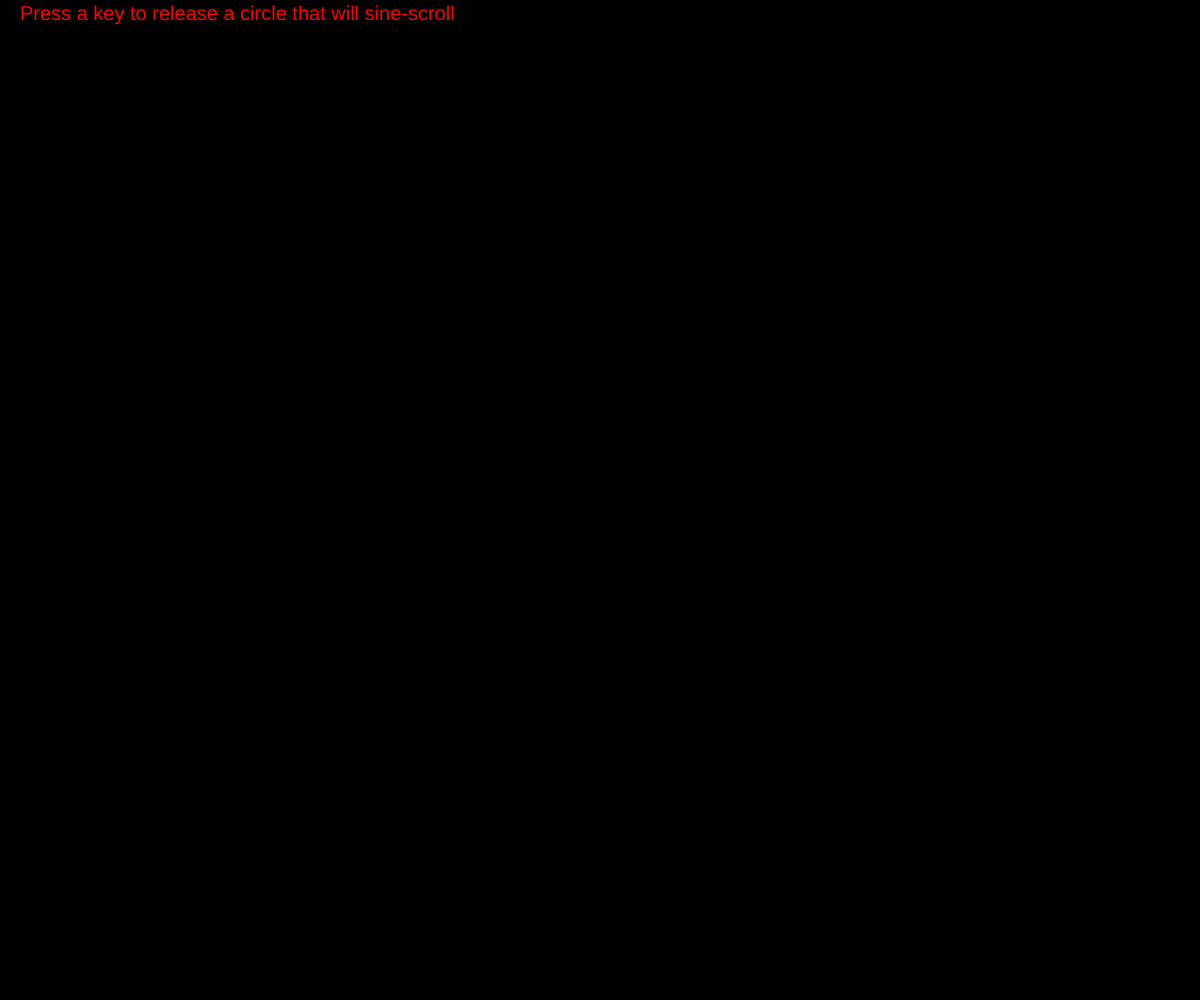
Frame 1 (no input)
Frame 60 (no input): identical to frame 1, image omitted
Frame 120 (the mouse pressed at the canvas centre since frame 60): identical to frame 1, image omitted

The p5.js sketch that drew this single still picture (run headless with seeded random() and noise() and a simulated clock; from frame 60 on, the mouse is pressed at the canvas centre):

// p5.js sketch
// ── sketch.js
let circles = [];

function setup() {
    createCanvas(windowWidth, windowHeight);
    background(0);
    frameRate(60);
}

function windowResized() {
    resizeCanvas(windowWidth, windowHeight);
    background(0);
}

function keyTyped() {
    circles.push(new SinScrollerCircle(0, windowHeight / 2, 3, 250, 2));
    return false;    
}

function draw() {
    background(0);

    push();
    textSize(20);
    fill(255, 0, 0);
    text("Press a key to release a circle that will sine-scroll", 20, 20);
    pop();

    for(var i = 0; i < circles.length; i++) {
        circles[i].update();
        if(circles[i].canBeRemoved(0, windowWidth, 0, windowHeight)) {
            circles.splice(i, 1);
        }
        else {
            let c = circles[i];
            let alpha = map(abs(c.position.y - c.originalY), 0, c.amplitude, 0.35, 1);
            c.draw('rgba(255, 255, 255,' + alpha + ')', 40); // Color, radius
        }        
    }
}
